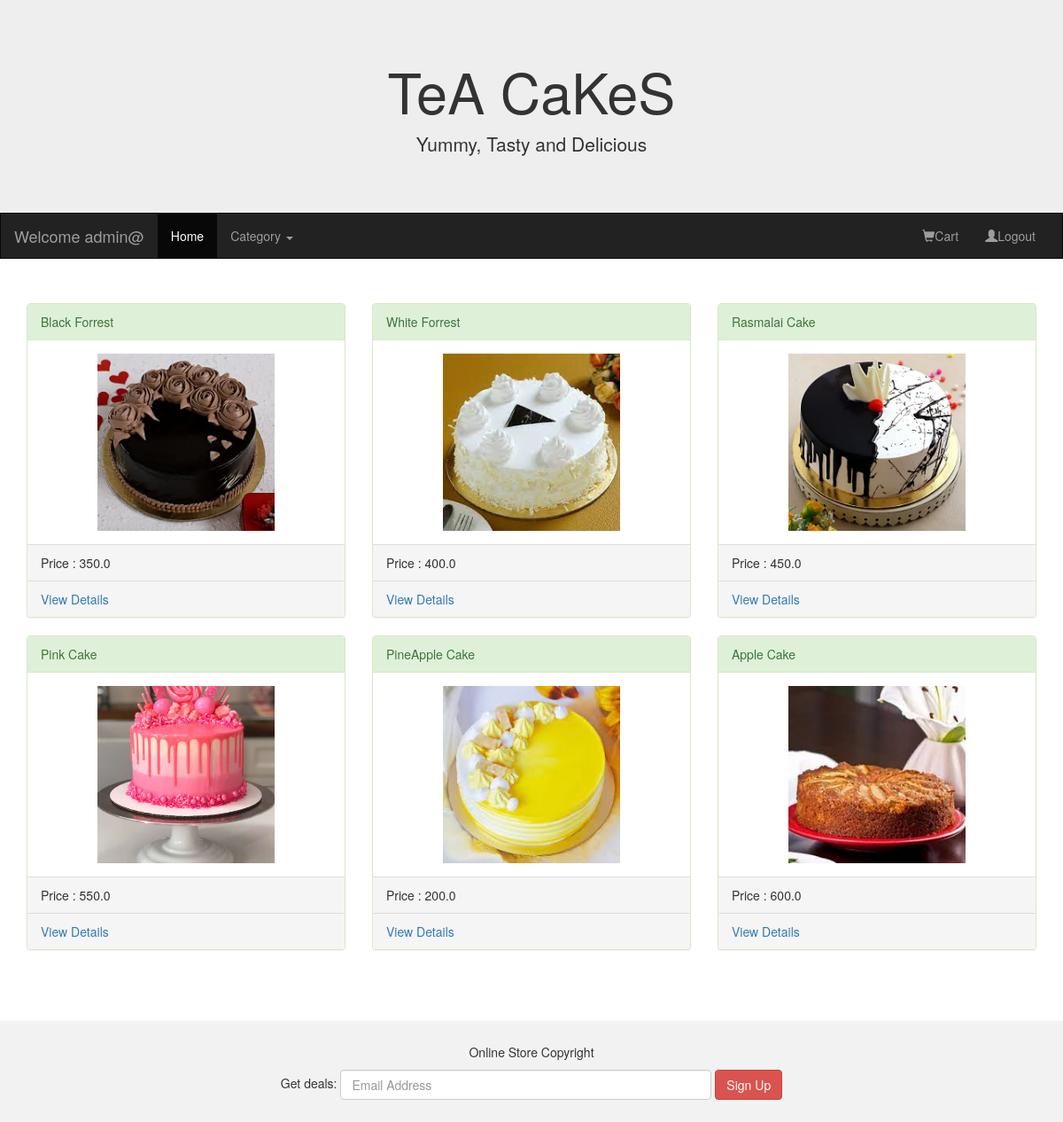
The app's page / (signed in) with its own data.
### AdminApp/models.py (models this page shows)
class Product(models.Model):
    pname = models.CharField(max_length=20)
    price = models.FloatField(default=200)
    description = models.CharField(max_length=50)
    size = models.FloatField(default=1)
    qty = models.IntegerField()
    image = models.ImageField(default='abc.jpg',upload_to='Images')
    cat = models.ForeignKey(to='Category', on_delete=models.CASCADE)
    class Meta:
        db_table ="Product"

### UserApp/views.py (the view)
# urls.py: path('',views.homepage),
def homepage(request):
    cats = Category.objects.all()
    cake = Product.objects.all()
    return render (request,'homepage.html',{'cats': cats, 'cakes':cake})

### UserApp/templates/homepage.html (shortened to what this page needs)
<!DOCTYPE html>
<html lang="en">
<head>
  <link rel="stylesheet" href="https://maxcdn.bootstrapcdn.com/bootstrap/3.4.1/css/bootstrap.min.css">
</head>
<body>
<div class="jumbotron">
  <div class="container text-center">
    <h1>TeA CaKeS</h1>
    <p>Yummy, Tasty and Delicious</p>
  </div>
</div>
<nav class="navbar navbar-inverse ">
  <div class="container-fluid ">
    <div class="navbar-header ">
      {%if "uname" in request.session%}
      <a class="navbar-brand" href="#">Welcome {{request.session.uname}}</a>
      {%else%}
      <a class="navbar-brand" href="#">Cake Shop</a>
      {%endif%}
    </div>
    <div class="collapse navbar-collapse" id="myNavbar">
      <ul class="nav navbar-nav">
        <li class="active"><a href="/">Home</a></li>
        <li class="dropdown">
            <a class="dropdown-toggle" data-toggle="dropdown" href="#">Category
            <span class="caret"></span></a>
          </li>
        </ul>
      <ul class="nav navbar-nav navbar-right">
        {%if "uname" in request.session%}
        <li><a href="/showAllCartItems"><span class="glyphicon glyphicon-shopping-cart"></span>Cart</a></li>
        <li><a href="/signout"><span class="glyphicon glyphicon-user"></span>Logout</a></li>
        {%else%}
        <li><a href="/login"><span class="glyphicon glyphicon-user"></span>Login</a></li>
        <li><a href="/signup"><span class="glyphicon glyphicon-shopping-cart"></span>Sign Up</a></li>
        {%endif%}
      </ul>
    </div>
  </div>
</nav>
{%block content%}
<div class="container">
  <div class="row">
    {%for cake in cakes%}
    <div class="col-sm-4">
      <div class="panel panel-success">
        <div class="panel-heading">{{cake.pname}}</div>
        <div class="panel-body"><center><img src="{{cake.image.url}}" class="img-responsive" height="200px" width="200px" alt="Image"></center></div>
        <div class="panel-footer">Price : {{cake.price}}</div>
        <div class="panel-footer"><a href="/viewDetails/{{cake.id}}">View Details</a></div>
      </div>
    </div>
    {%endfor%}
  </div>
</div><br>
{%endblock%}<br><br>
<footer class="container-fluid text-center">
  <p>Online Store Copyright</p>
  <form class="form-inline">Get deals:
    <input type="email" class="form-control" size="50" placeholder="Email Address">
    <button type="button" class="btn btn-danger">Sign Up</button>
  </form>
</footer>
</body>
</html>

### UserApp/templates/homepage.html (style rules this page uses)
.navbar { margin-bottom: 50px; border-radius: 0; }
.jumbotron { margin-bottom: 0; }
footer { background-color: #f2f2f2; padding: 25px; }

### records on screen
Product: pname "Black Forrest", image (picture), price "350.0"
Product: pname "White Forrest", image (picture), price "400.0"
Product: pname "Rasmalai Cake", image (picture), price "450.0"
Product: pname "Pink Cake", image (picture), price "550.0"
Product: pname "PineApple Cake", image (picture), price "200.0"
Product: pname "Apple Cake", image (picture), price "600.0"

### other values on screen
{{ request.session.uname }} "admin@"
